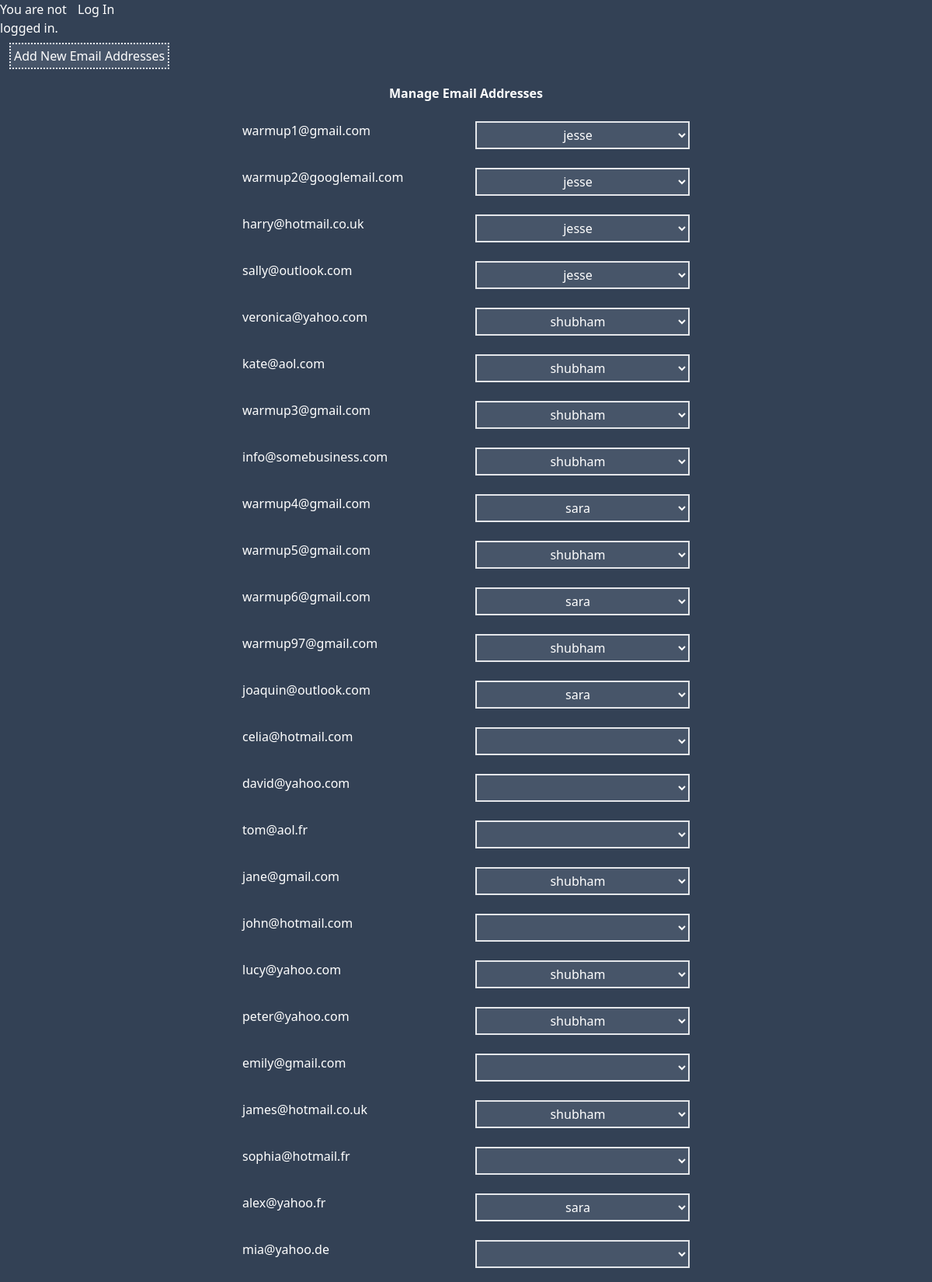
Screenshot of /manage-email-addresses/ (upper part) with the database file from the repository.
### warmuppers/models.py (models this page shows)
class EmailAddress(models.Model):
    created = models.DateTimeField(auto_now_add=True)
    last_modified = models.DateTimeField(auto_now = True)
    email = models.EmailField(unique=True)
    MAILBOX_PROVIDER_CHOICES = (
        ('gmail', 'gmail'),
        ('google_workspace', 'google_workspace'),
        ('microsoft', 'microsoft'),
        ('msft_365', 'msft_365'),
        ('yahoo', 'yahoo'),
        ('other', 'other'),
    )
    mailbox_provider = models.CharField(max_length=20, choices=MAILBOX_PROVIDER_CHOICES)
    is_active = models.BooleanField(default=True)
    def __str__(self):
        return self.email

### users/models.py (models this page shows, shortened)
class CustomUser(AbstractUser):
    ROLE_CHOICES = (
        ('warmupper', 'warmupper'),
        ('manager', 'manager'),
        ('admin', 'admin'),
        ('sender', 'sender'),
        ('director', 'director'),
    )
    role = models.CharField(max_length=20, choices=ROLE_CHOICES)
    PRIVILEGE_CHOICES = (
        (1, 'bronze'),
        (2, 'silver'),
        (3, 'gold'),
    )
    privilege = models.SmallIntegerField(choices=PRIVILEGE_CHOICES, null=True, blank=True)

### managers/views.py (the view, shortened to what this page needs)
# urls.py: path('manage-email-addresses/', ManageEmailAddresses.as_view(), name='m-manage-email-addresses'),
class ManageEmailAddresses(ListView):
    template_name = 'managers/manage-email-addresses.html'
    model = EmailAddress
    def get_context_data(self, **kwargs):
        context = super().get_context_data(**kwargs)
        warmuppers = CustomUser.objects.filter(role="warmupper")
        context['warmupper_list'] = warmuppers
        emailaddressassignments = EmailAddressAssignment.objects.all()
        context['emailaddressassignment_list'] = emailaddressassignments
        return context

### managers/templatetags/manager_tags.py (called while the page is built)
@register.filter
def checkassignment(emailid, warmupperid):
    return EmailAddressAssignment.objects.filter(email=emailid, warmupper=warmupperid).exists()

### templates/managers/manage-email-addresses.html (shortened to what this page needs)
{% extends 'base.html' %}
{% load static %}
{% load manager_tags %}
{% block content %}
<div class="col-span-12 p-3">
    <a href="{% url 'm-add-new-email-addresses' %}" class="border-dotted border-2 bg-slate-600 p-1">Add New Email Addresses</a>
</div>
<div class="col-start-5 col-span-4 p-3 text-center font-bold">Manage Email Addresses</div>
<form class="grid grid-cols-4 col-span-12" method="post">
    {% for email in object_list%}
        {% if email.is_active == True %}
            <div class="col-start-2 col-span-1 p-3">
                {{email}}
            </div>
            <div class="col-start-3 col-span-1 p-3">
                <select class="bg-slate-600 p-1 border-solid border-2 text-center w-full" name="warmupper">
                    <option value=""></option>
                    {% for warmupper in warmupper_list %}
                        <option data-email-id="{{email.id}}" data-warmupper-id="{{warmupper.id}}" {% if email.id|checkassignment:warmupper.id %}selected{% endif %}>{{ warmupper.username }}</option>
                    {% endfor %}
                </select>
            </div>
        {% endif %}
    {% endfor %}
</form>
{% endblock content %}

### rows the page displays
EmailAddress: email "warmup1@gmail.com", warmupper "jesse"
EmailAddress: email "warmup2@googlemail.com", warmupper "jesse"
EmailAddress: email "harry@hotmail.co.uk", warmupper "jesse"
EmailAddress: email "sally@outlook.com", warmupper "jesse"
EmailAddress: email "veronica@yahoo.com", warmupper "shubham"
EmailAddress: email "kate@aol.com", warmupper "shubham"
EmailAddress: email "warmup3@gmail.com", warmupper "shubham"
EmailAddress: email "info@somebusiness.com", warmupper "shubham"
EmailAddress: email "warmup4@gmail.com", warmupper "sara"
EmailAddress: email "warmup5@gmail.com", warmupper "shubham"
EmailAddress: email "warmup6@gmail.com", warmupper "sara"
EmailAddress: email "warmup97@gmail.com", warmupper "shubham"
EmailAddress: email "joaquin@outlook.com", warmupper "sara"
EmailAddress: email "celia@hotmail.com"
EmailAddress: email "david@yahoo.com"
EmailAddress: email "tom@aol.fr"
EmailAddress: email "jane@gmail.com", warmupper "shubham"
EmailAddress: email "john@hotmail.com"
EmailAddress: email "lucy@yahoo.com", warmupper "shubham"
EmailAddress: email "peter@yahoo.com", warmupper "shubham"
EmailAddress: email "emily@gmail.com"
EmailAddress: email "james@hotmail.co.uk", warmupper "shubham"
EmailAddress: email "sophia@hotmail.fr"
EmailAddress: email "alex@yahoo.fr", warmupper "sara"
EmailAddress: email "mia@yahoo.de"
